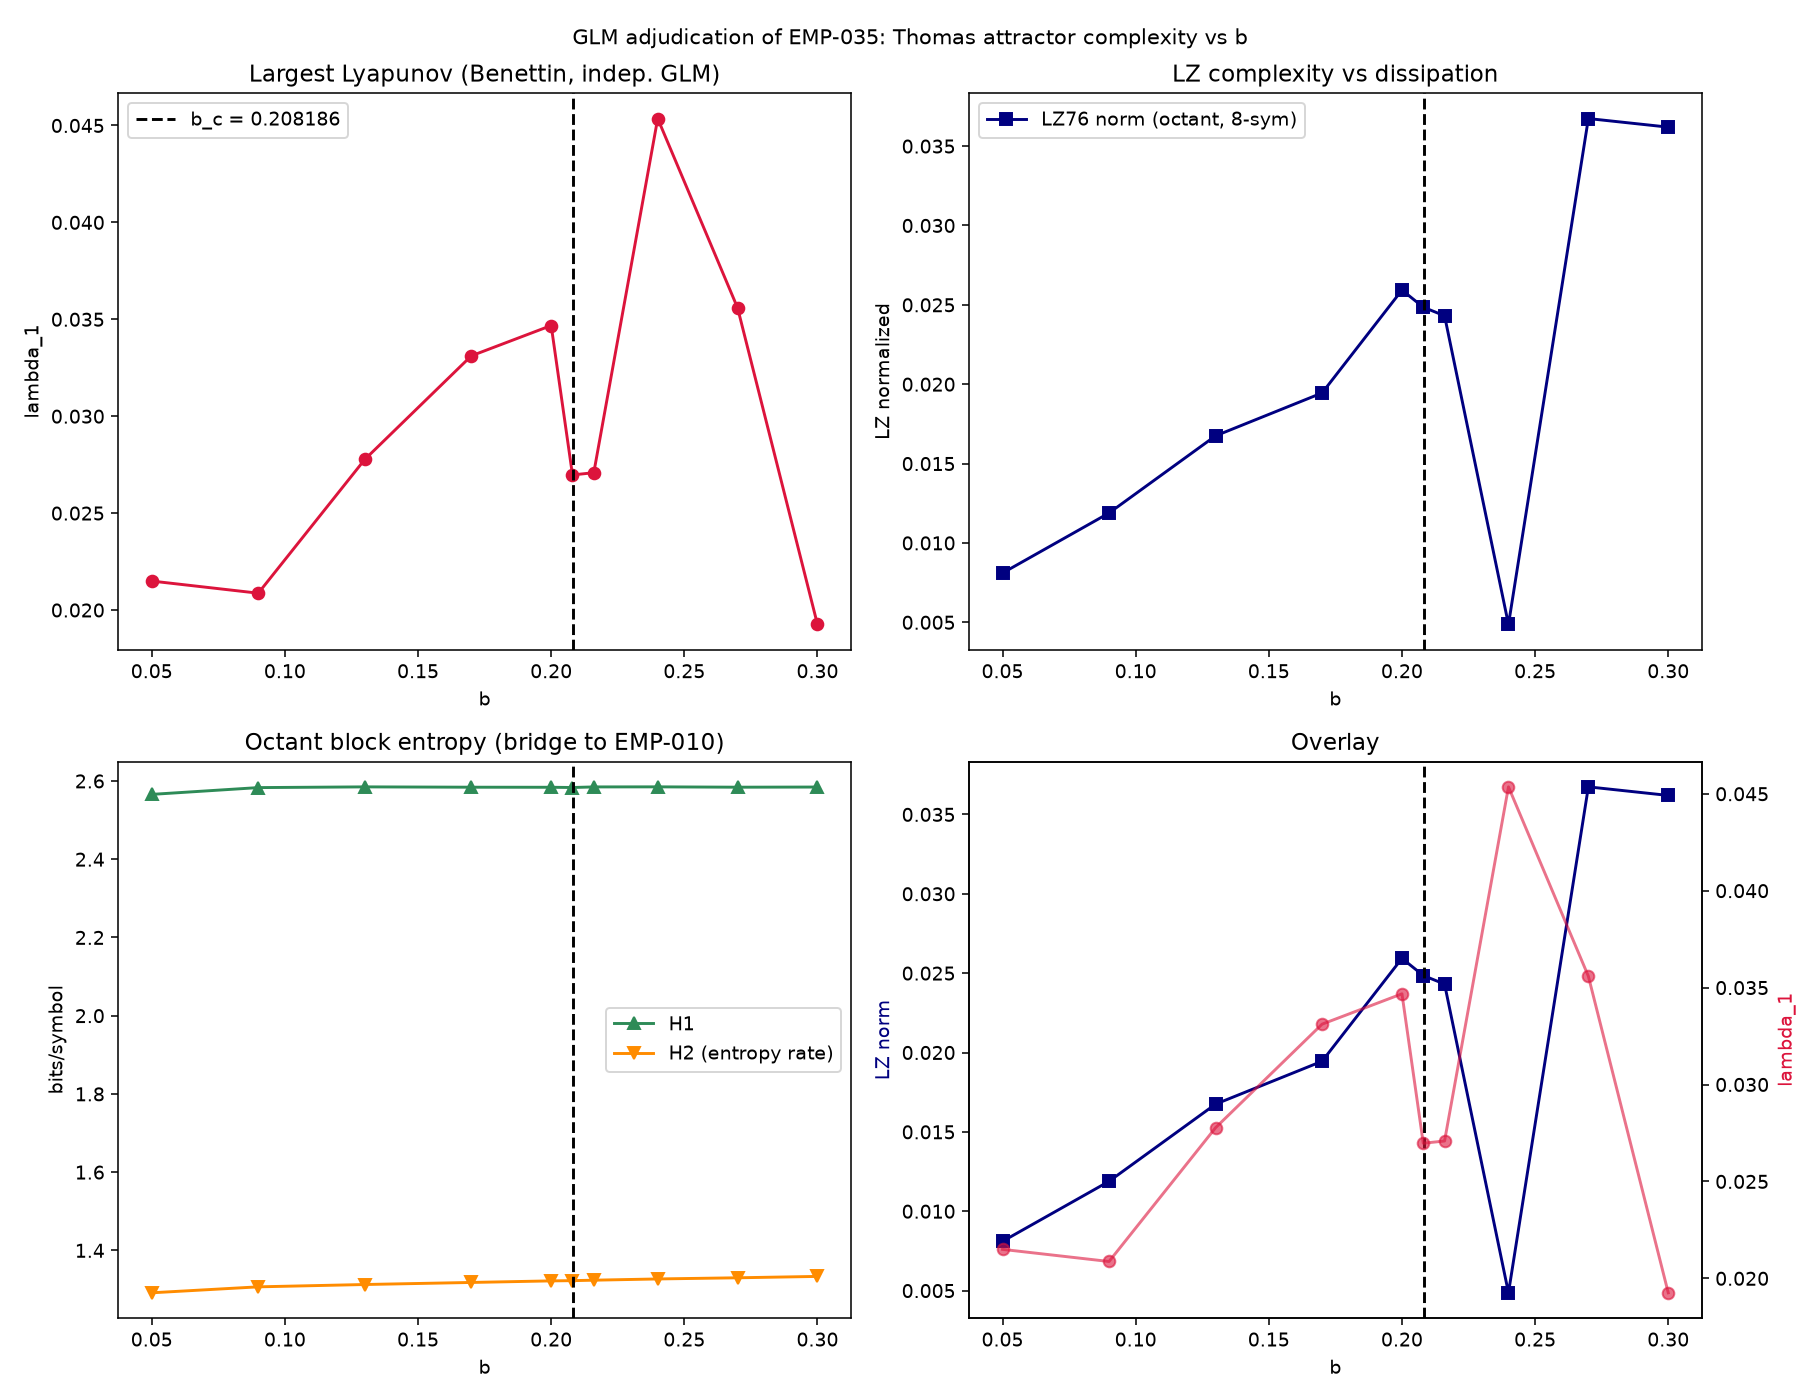

Here is the Python script that generated this plot:
# PRF-009 follow-up: Independent adjudication of EMP-035 (xiaomi_mimo)
# Claims under test: (a) lambda_1 -> 0 near b_c ~ 0.208; (b) no edge-of-chaos
# peak at b_c (h_KS monotone down with b); (c) LZ INCREASES with b
# (0.78 -> 3.02 over b in [0.05, 0.30]); (d) PE mild peak at b ~ 0.17.
# Method: Benettin 2-trajectory lambda_1 + Kaspar-Schuster LZ76 on 8-symbol
# octant code + block entropy (bridge to EMP-010/gemini).
import numpy as np
import matplotlib
matplotlib.use('Agg')
import matplotlib.pyplot as plt

def thomas_rk4(s, b, dt):
    x, y, z = s
    k1x, k1y, k1z = np.sin(y) - b*x, np.sin(z) - b*y, np.sin(x) - b*z
    y2, z2, x2 = y + 0.5*dt*k1y, z + 0.5*dt*k1z, x + 0.5*dt*k1x
    k2x, k2y, k2z = np.sin(z2) - b*y2, np.sin(x2) - b*z2, np.sin(y2) - b*x2
    y3, z3, x3 = y + 0.5*dt*k2y, z + 0.5*dt*k2z, x + 0.5*dt*k2x
    k3x, k3y, k3z = np.sin(z3) - b*y3, np.sin(x3) - b*z3, np.sin(y3) - b*x3
    y4, z4, x4 = y + dt*k3y, z + dt*k3z, x + dt*k3x
    k4x, k4y, k4z = np.sin(z4) - b*y4, np.sin(x4) - b*z4, np.sin(y4) - b*x4
    return (x + dt/6*(k1x + 2*k2x + 2*k3x + k4x),
            y + dt/6*(k1y + 2*k2y + 2*k3y + k4y),
            z + dt/6*(k1z + 2*k2z + 2*k3z + k4z))

def run(b, dt=0.05, t_trans=100.0, t_meas=400.0, d0=1e-8, seed=0):
    n_trans = int(t_trans/dt); n_meas = int(t_meas/dt)
    rng = np.random.default_rng(1000 + seed)
    x, y, z = rng.uniform(-1, 1, 3)
    for _ in range(n_trans):
        x, y, z = thomas_rk4((x, y, z), b, dt)
    # Lyapunov: shadow trajectory
    x2, y2, z2 = x + d0, y, z
    accum, n_renorm = 0.0, 0
    renorm_every = 10
    syms = np.empty(n_meas, dtype=np.int64)
    for i in range(n_meas):
        x, y, z = thomas_rk4((x, y, z), b, dt)
        x2, y2, z2 = thomas_rk4((x2, y2, z2), b, dt)
        if (i+1) % renorm_every == 0:
            d = np.sqrt((x2-x)**2 + (y2-y)**2 + (z2-z)**2)
            if d == 0.0: d = d0
            accum += np.log(d/d0); n_renorm += 1
            sc = d0/d
            x2, y2, z2 = x + (x2-x)*sc, y + (y2-y)*sc, z + (z2-z)*sc
        syms[i] = 4*(x > 0) + 2*(y > 0) + (z > 0)
    l1 = accum / (n_renorm * renorm_every * dt)
    return l1, syms

def lz76(seq):
    n = len(seq); i = 0; k = 1; l = 1
    c = 1; kmax = 1
    while k + l <= n:
        if seq[i + l - 1] == seq[k + l - 1]:
            l += 1
            if k + l > n:
                c += 1
                break
        else:
            if l > kmax: kmax = l
            i += 1
            if i == k:
                c += 1
                k += l
                i = 0
                l = 1
            else:
                l = 1
    return c

def block_H(syms, order):
    from collections import Counter
    n_tot = len(syms) - order + 1
    cnt = Counter(tuple(syms[i:i+order]) for i in range(n_tot))
    n = sum(cnt.values())
    return -sum((v/n)*np.log2(v/n) for v in cnt.values()) / order

b_values = [0.05, 0.09, 0.13, 0.17, 0.20, 0.208, 0.216, 0.24, 0.27, 0.30]
rows = []
for b in b_values:
    l1, syms = run(b, seed=int(b*1000))
    n = len(syms)
    c_raw = lz76(syms.tolist())
    c_norm = c_raw * np.log(n)/np.log(8) / n
    H1 = block_H(syms, 1); H2 = block_H(syms, 2)
    rows.append((b, l1, c_norm, H1, H2))
    print(f"b={b:.3f}  lambda1={l1:+.4f}  LZ_norm={c_norm:.3f}  H1={H1:.3f}  H2={H2:.3f}", flush=True)

rows = np.array(rows)
bc = 0.208186
fig, axes = plt.subplots(2, 2, figsize=(13, 10))
ax = axes[0, 0]
ax.plot(rows[:, 0], rows[:, 1], 'o-', color='crimson')
ax.axvline(bc, color='k', ls='--', label=f'b_c = {bc}')
ax.set_xlabel('b'); ax.set_ylabel('lambda_1'); ax.legend()
ax.set_title('Largest Lyapunov (Benettin, indep. GLM)')

ax = axes[0, 1]
ax.plot(rows[:, 0], rows[:, 2], 's-', color='navy', label='LZ76 norm (octant, 8-sym)')
ax.axvline(bc, color='k', ls='--'); ax.legend()
ax.set_xlabel('b'); ax.set_ylabel('LZ normalized')
ax.set_title('LZ complexity vs dissipation')

ax = axes[1, 0]
ax.plot(rows[:, 0], rows[:, 3], '^-', color='seagreen', label='H1')
ax.plot(rows[:, 0], rows[:, 4], 'v-', color='darkorange', label='H2 (entropy rate)')
ax.axvline(bc, color='k', ls='--'); ax.legend()
ax.set_xlabel('b'); ax.set_ylabel('bits/symbol')
ax.set_title('Octant block entropy (bridge to EMP-010)')

ax = axes[1, 1]
ax2 = ax.twinx()
ax.plot(rows[:, 0], rows[:, 2], 's-', color='navy', label='LZ norm')
ax2.plot(rows[:, 0], rows[:, 1], 'o-', color='crimson', alpha=0.6, label='lambda_1')
ax.axvline(bc, color='k', ls='--')
ax.set_xlabel('b'); ax.set_ylabel('LZ norm', color='navy'); ax2.set_ylabel('lambda_1', color='crimson')
ax.set_title('Overlay')

plt.suptitle('GLM adjudication of EMP-035: Thomas attractor complexity vs b', fontsize=11)
plt.tight_layout()
plt.savefig('thomas_emp035_adjudication.png', dpi=140)
print("saved thomas_emp035_adjudication.png")

lz = rows[:, 2]; bs = rows[:, 0]
print(f"\nLZ peak at b = {bs[np.argmax(lz)]:.3f} (value {lz.max():.3f})")
print(f"LZ b=0.05: {lz[0]:.3f}   LZ b=0.30: {lz[-1]:.3f}")
post = bs > bc
print(f"Mean LZ b<b_c: {lz[~post].mean():.3f};  b>b_c: {lz[post].mean():.3f}")
print(f"lambda1 b=0.24: {rows[np.isclose(bs,0.24),1][0]:+.4f}  b=0.30: {rows[-1,1]:+.4f}")
